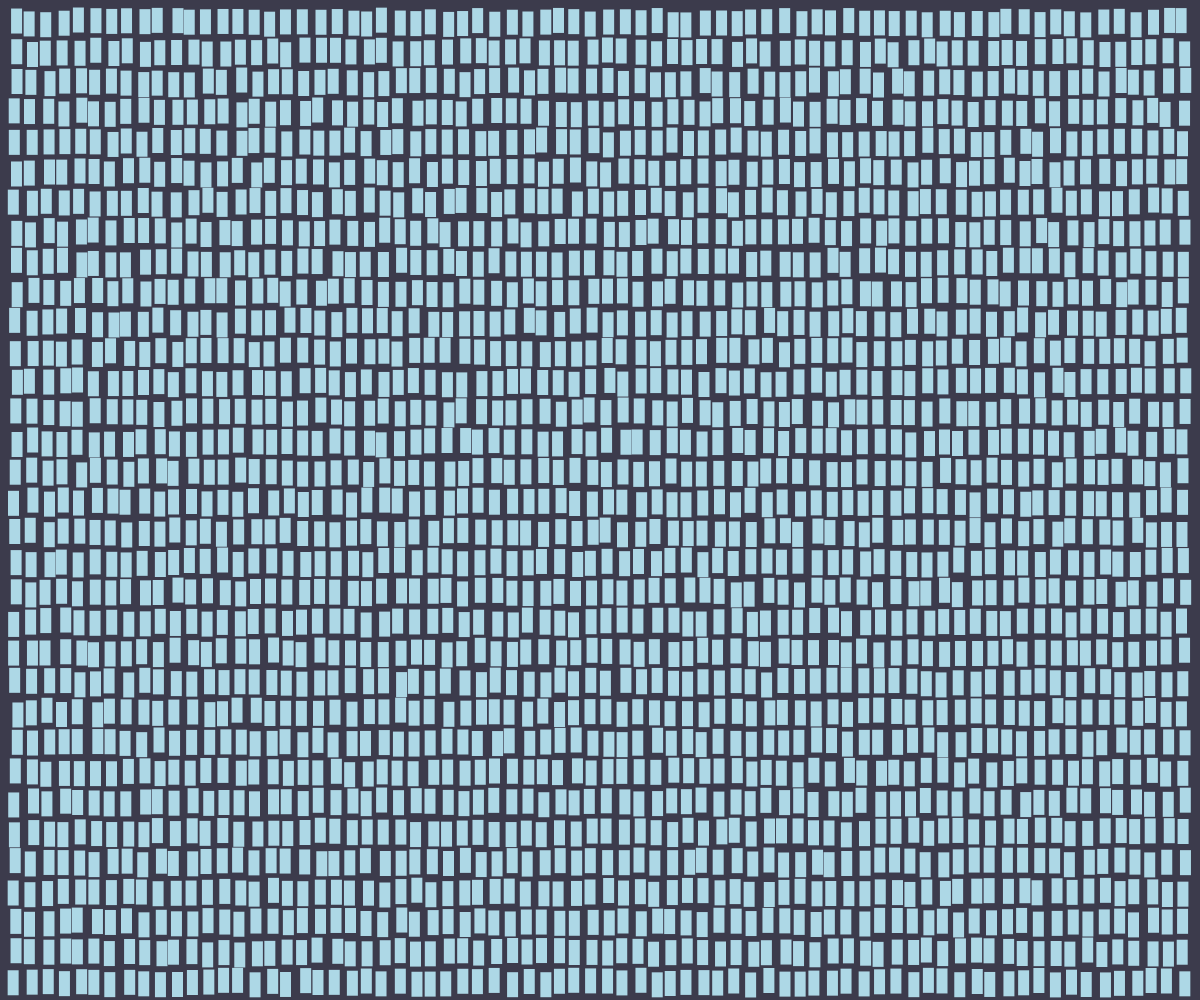
Frame 1 (no input)
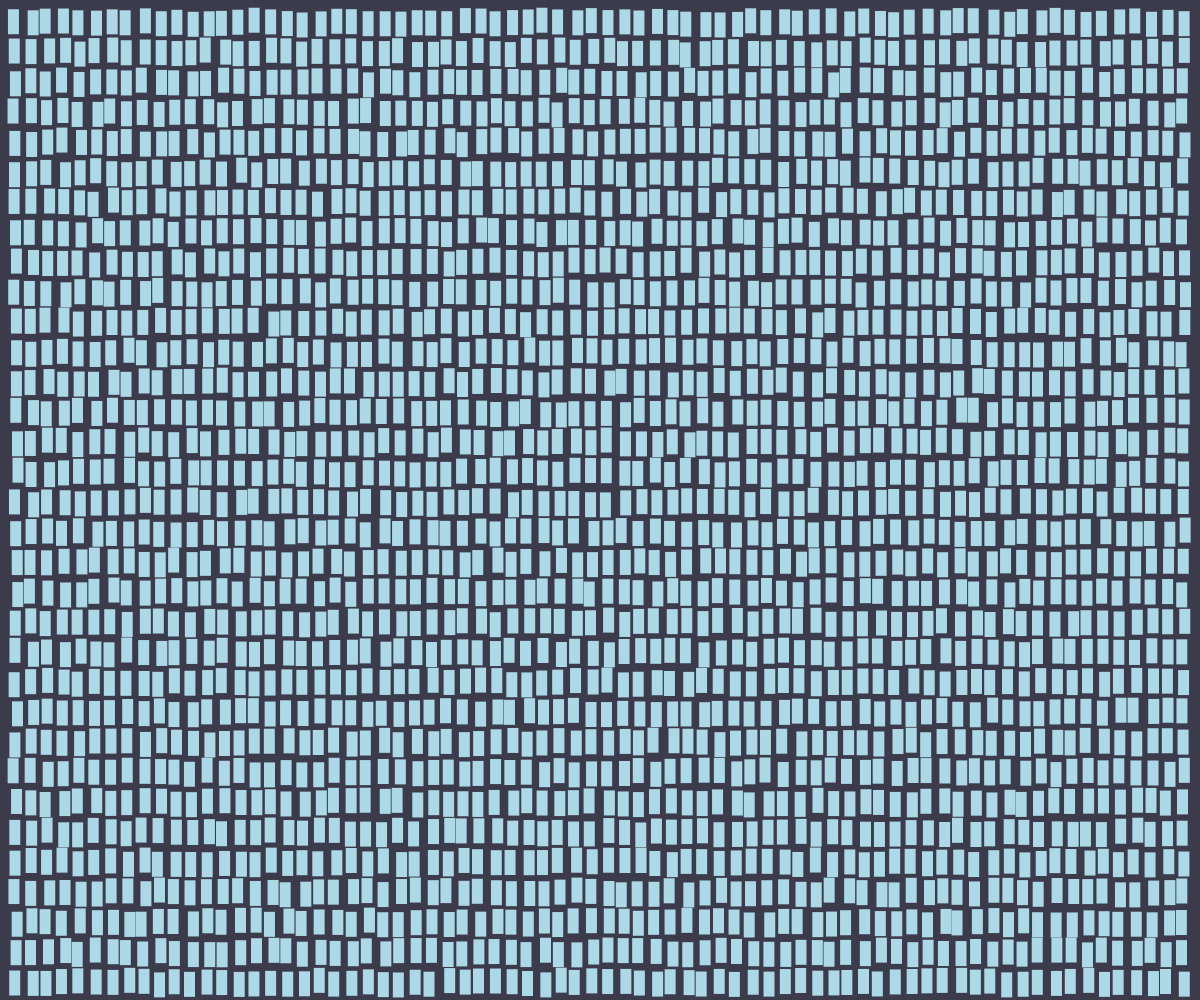
Frame 2 (the mouse pressed at the canvas centre, redrawn once)

The p5.js sketch that drew these frames (run headless with seeded random() and noise() and a simulated clock; the mouse was pressed at the canvas centre and the sketch redrawn once):

// p5.js sketch
// ── sketch.js
function setup() {
  createCanvas(windowWidth, windowHeight);
  noStroke();
  noLoop()
  frameRate(7)
  padding = 10
}

function draw() {
  background("#3c3b4c");
  fill("lightblue");
  let rectWidth = 11;
  let rectHeight = 25;
  let spacing = 5;
  let topMargin = 10
  let sideMargin = 20
  let bottomMargin = 10
  //rect (10,10,rectWidth,rectHeight)
  let colums = (windowWidth-sideMargin)/(rectWidth+spacing)
  let rows = (windowHeight-topMargin-bottomMargin)/(rectHeight+spacing)
  
  for (let i = 0; i < colums; i++) {
    for (let j = 0; j < rows; j++) {
      let xPos = sideMargin/2 + i * (rectWidth+spacing) + random (-2.5,2.5)
      let yPos = topMargin + j * (rectHeight+spacing) + random (-2.5,2.5)
      rect(xPos, yPos, rectWidth, rectHeight) ;

  }
    
  }
}
